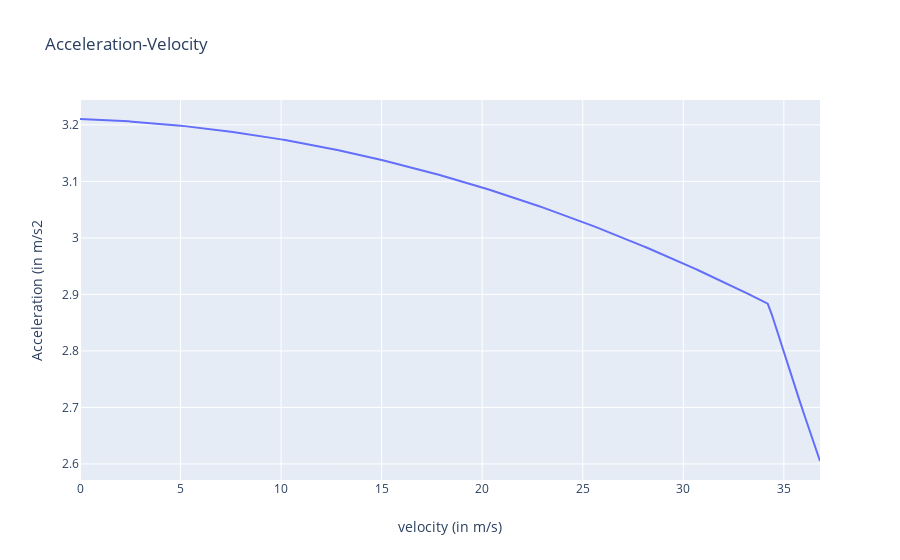

The notebook cell this image was saved under:
### Code cell
sol = driver(dict(vehicle_id=47844, inputs=dict(inputs={'motor_max_power': 207})))
# plots acceleration versus velocity graph of the vehicle.
layout = go.Layout(title="Acceleration-Velocity",
                xaxis=dict(title='velocity (in m/s)'),
                yaxis=dict(title='Acceleration (in m/s2'))
data = sol['outputs']['discrete_acceleration_curves']
fig = go.Figure(data=data, layout=layout)
iplot(fig)

### Figure 1 — Plotly figure (JSON) as saved in the notebook; plotly's stock layout.template omitted (floating-point values rounded to 4 significant figures; data arrays with more than 128 entries replaced by an {"elided": "..."} marker saying what was removed)
{"data": [{"type": "scatter", "x": {"elided": "185 float values"}, "y": {"elided": "185 float values"}}], "layout": {"title": {"text": "Acceleration-Velocity"}, "xaxis": {"title": {"text": "velocity (in m/s)"}}, "yaxis": {"title": {"text": "Acceleration (in m/s2"}}}}
